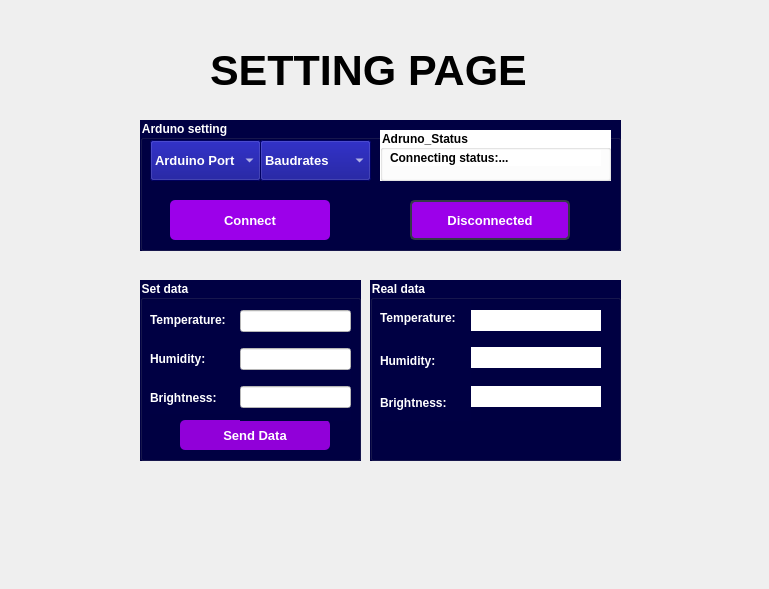
    <widget class="QWidget" name="page_Setting">
     <widget class="QLabel" name="label_4">
      <property name="geometry">
       <rect>
        <x>210</x>
        <y>40</y>
        <width>391</width>
        <height>61</height>
       </rect>
      </property>
      <property name="font">
       <font>
        <family>Arial</family>
        <pointsize>32</pointsize>
        <weight>75</weight>
        <italic>false</italic>
        <bold>true</bold>
       </font>
      </property>
      <property name="text">
       <string>SETTING PAGE</string>
      </property>
     </widget>
     <widget class="QLabel" name="lb_background_setting">
      <property name="geometry">
       <rect>
        <x>0</x>
        <y>20</y>
        <width>760</width>
        <height>560</height>
       </rect>
      </property>
      <property name="text">
       <string/>
      </property>
      <property name="scaledContents">
       <bool>true</bool>
      </property>
     </widget>
     <widget class="QGroupBox" name="groupBox_7">
      <property name="geometry">
       <rect>
        <x>140</x>
        <y>120</y>
        <width>481</width>
        <height>131</height>
       </rect>
      </property>
      <property name="font">
       <font>
        <weight>75</weight>
        <bold>true</bold>
       </font>
      </property>
      <property name="styleSheet">
       <string notr="true">color: rgb(255, 255, 255);
background-color: rgb(0, 0, 67);</string>
      </property>
      <property name="title">
       <string>Arduno setting</string>
      </property>
      <widget class="QComboBox" name="port">
       <property name="geometry">
        <rect>
         <x>10</x>
         <y>20</y>
         <width>111</width>
         <height>41</height>
        </rect>
       </property>
       <property name="font">
        <font>
         <pointsize>10</pointsize>
         <weight>75</weight>
         <bold>true</bold>
        </font>
       </property>
       <property name="styleSheet">
        <string notr="true">background-color: rgb(0, 0, 134);
color: rgb(255, 255, 255);</string>
       </property>
       <item>
        <property name="text">
         <string>Arduino Port</string>
        </property>
       </item>
      </widget>
      <widget class="QGroupBox" name="groupBox_8">
       <property name="geometry">
        <rect>
         <x>240</x>
         <y>10</y>
         <width>231</width>
         <height>51</height>
        </rect>
       </property>
       <property name="font">
        <font>
         <weight>75</weight>
         <bold>true</bold>
        </font>
       </property>
       <property name="styleSheet">
        <string notr="true">background-color: rgb(255, 255, 255);
color: rgb(0, 0, 0);</string>
       </property>
       <property name="title">
        <string>Adruno_Status</string>
       </property>
       <widget class="QLabel" name="status">
        <property name="geometry">
         <rect>
          <x>10</x>
          <y>20</y>
          <width>211</width>
          <height>16</height>
         </rect>
        </property>
        <property name="font">
         <font>
          <weight>75</weight>
          <bold>true</bold>
         </font>
        </property>
        <property name="text">
         <string>Connecting status:...</string>
        </property>
       </widget>
      </widget>
      <widget class="QPushButton" name="btn_connect">
       <property name="geometry">
        <rect>
         <x>30</x>
         <y>80</y>
         <width>160</width>
         <height>40</height>
        </rect>
       </property>
       <property name="font">
        <font>
         <pointsize>10</pointsize>
         <weight>75</weight>
         <bold>true</bold>
        </font>
       </property>
       <property name="layoutDirection">
        <enum>Qt::LeftToRight</enum>
       </property>
       <property name="autoFillBackground">
        <bool>false</bool>
       </property>
       <property name="styleSheet">
        <string notr="true">QPushButton {
	border: 2px solidrgb(27, 29, 35);
	border-radius: 5px;	
background-color: rgb(156, 0, 234);
	}

QPushButton:hover {
		
	background-color: rgb(85, 170, 255);	
	border: 2px solid rgb(61, 70, 86);
border-radius: 5px;	
}
QPushButton:pressed {	
	
	background-color: rgb(72, 217, 0);
	border: 2px solid rgb(61, 70, 86);
border-radius: 5px;	
}</string>
       </property>
       <property name="text">
        <string>Connect</string>
       </property>
       <property name="icon">
        <iconset resource="icon_ui.qrc">
         <normaloff>:/icon/icon/icons8-select-96.png</normaloff>:/icon/icon/icons8-select-96.png</iconset>
       </property>
       <property name="iconSize">
        <size>
         <width>36</width>
         <height>36</height>
        </size>
       </property>
      </widget>
      <widget class="QPushButton" name="btn_diconnect">
       <property name="geometry">
        <rect>
         <x>270</x>
         <y>80</y>
         <width>160</width>
         <height>40</height>
        </rect>
       </property>
       <property name="font">
        <font>
         <pointsize>10</pointsize>
         <weight>75</weight>
         <bold>true</bold>
        </font>
       </property>
       <property name="layoutDirection">
        <enum>Qt::LeftToRight</enum>
       </property>
       <property name="autoFillBackground">
        <bool>false</bool>
       </property>
       <property name="styleSheet">
        <string notr="true">QPushButton {
	border: 2px solid rgb(52, 59, 72);
	border-radius: 5px;	
	background-color: rgb(156, 0, 234);
	color: rgb(255, 255, 255);
}
QPushButton:hover {
	background-color: rgb(85, 170, 255);	
	border: 2px solid rgb(61, 70, 86);
border-radius: 5px;	
}
QPushButton:pressed {	
	
	background-color: rgb(255, 0, 0);
	border: 2px solid rgb(61, 70, 86);
border-radius: 5px;
}</string>
       </property>
       <property name="text">
        <string>Disconnected</string>
       </property>
       <property name="icon">
        <iconset resource="icon_ui.qrc">
         <normaloff>:/icon/icon/icons8-shutdown-64.png</normaloff>:/icon/icon/icons8-shutdown-64.png</iconset>
       </property>
       <property name="iconSize">
        <size>
         <width>36</width>
         <height>36</height>
        </size>
       </property>
      </widget>
      <widget class="QComboBox" name="baud">
       <property name="geometry">
        <rect>
         <x>120</x>
         <y>20</y>
         <width>111</width>
         <height>41</height>
        </rect>
       </property>
       <property name="palette">
        <palette>
         <active>
          <colorrole role="WindowText">
           <brush brushstyle="SolidPattern">
            <color alpha="255">
             <red>255</red>
             <green>255</green>
             <blue>255</blue>
            </color>
           </brush>
          </colorrole>
          <colorrole role="Button">
           <brush brushstyle="SolidPattern">
            <color alpha="255">
             <red>0</red>
             <green>0</green>
             <blue>134</blue>
            </color>
           </brush>
          </colorrole>
          <colorrole role="Text">
           <brush brushstyle="SolidPattern">
            <color alpha="255">
             <red>255</red>
             <green>255</green>
             <blue>255</blue>
            </color>
           </brush>
          </colorrole>
          <colorrole role="ButtonText">
           <brush brushstyle="SolidPattern">
            <color alpha="255">
             <red>255</red>
             <green>255</green>
             <blue>255</blue>
            </color>
           </brush>
          </colorrole>
          <colorrole role="Base">
           <brush brushstyle="SolidPattern">
            <color alpha="255">
             <red>0</red>
             <green>0</green>
             <blue>134</blue>
            </color>
           </brush>
          </colorrole>
          <colorrole role="Window">
           <brush brushstyle="SolidPattern">
            <color alpha="255">
             <red>0</red>
             <green>0</green>
             <blue>134</blue>
            </color>
           </brush>
          </colorrole>
         </active>
         <inactive>
          <colorrole role="WindowText">
           <brush brushstyle="SolidPattern">
            <color alpha="255">
             <red>255</red>
             <green>255</green>
             <blue>255</blue>
            </color>
           </brush>
          </colorrole>
          <colorrole role="Button">
           <brush brushstyle="SolidPattern">
            <color alpha="255">
             <red>0</red>
             <green>0</green>
             <blue>134</blue>
            </color>
           </brush>
          </colorrole>
          <colorrole role="Text">
           <brush brushstyle="SolidPattern">
            <color alpha="255">
             <red>255</red>
             <green>255</green>
             <blue>255</blue>
            </color>
           </brush>
          </colorrole>
          <colorrole role="ButtonText">
           <brush brushstyle="SolidPattern">
            <color alpha="255">
             <red>255</red>
             <green>255</green>
             <blue>255</blue>
            </color>
           </brush>
          </colorrole>
          <colorrole role="Base">
           <brush brushstyle="SolidPattern">
            <color alpha="255">
             <red>0</red>
             <green>0</green>
             <blue>134</blue>
            </color>
           </brush>
          </colorrole>
          <colorrole role="Window">
           <brush brushstyle="SolidPattern">
            <color alpha="255">
             <red>0</red>
             <green>0</green>
             <blue>134</blue>
            </color>
           </brush>
          </colorrole>
         </inactive>
         <disabled>
          <colorrole role="WindowText">
           <brush brushstyle="SolidPattern">
            <color alpha="255">
             <red>255</red>
             <green>255</green>
             <blue>255</blue>
            </color>
           </brush>
          </colorrole>
          <colorrole role="Button">
           <brush brushstyle="SolidPattern">
            <color alpha="255">
             <red>0</red>
             <green>0</green>
             <blue>134</blue>
            </color>
           </brush>
          </colorrole>
          <colorrole role="Text">
           <brush brushstyle="SolidPattern">
            <color alpha="255">
             <red>255</red>
             <green>255</green>
             <blue>255</blue>
            </color>
           </brush>
          </colorrole>
          <colorrole role="ButtonText">
           <brush brushstyle="SolidPattern">
            <color alpha="255">
             <red>255</red>
             <green>255</green>
             <blue>255</blue>
            </color>
           </brush>
          </colorrole>
          <colorrole role="Base">
           <brush brushstyle="SolidPattern">
            <color alpha="255">
             <red>0</red>
             <green>0</green>
             <blue>134</blue>
            </color>
           </brush>
          </colorrole>
          <colorrole role="Window">
           <brush brushstyle="SolidPattern">
            <color alpha="255">
             <red>0</red>
             <green>0</green>
             <blue>134</blue>
            </color>
           </brush>
          </colorrole>
         </disabled>
        </palette>
       </property>
       <property name="font">
        <font>
         <family>Segoe UI</family>
         <pointsize>10</pointsize>
         <weight>75</weight>
         <bold>true</bold>
        </font>
       </property>
       <property name="autoFillBackground">
        <bool>false</bool>
       </property>
       <property name="styleSheet">
        <string notr="true">background-color: rgb(0, 0, 134);
color: rgb(255, 255, 255);</string>
       </property>
       <property name="iconSize">
        <size>
         <width>16</width>
         <height>16</height>
        </size>
       </property>
       <property name="frame">
        <bool>true</bool>
       </property>
       <item>
        <property name="text">
         <string>Baudrates</string>
        </property>
       </item>
       <item>
        <property name="text">
         <string>1200</string>
        </property>
       </item>
       <item>
        <property name="text">
         <string>1800</string>
        </property>
       </item>
       <item>
        <property name="text">
         <string>2400</string>
        </property>
       </item>
       <item>
        <property name="text">
         <string>4800</string>
        </property>
       </item>
       <item>
        <property name="text">
         <string>9600</string>
        </property>
       </item>
       <item>
        <property name="text">
         <string>38400</string>
        </property>
       </item>
       <item>
        <property name="text">
         <string>19200</string>
        </property>
       </item>
       <item>
        <property name="text">
         <string>57600</string>
        </property>
       </item>
       <item>
        <property name="text">
         <string>115200</string>
        </property>
       </item>
      </widget>
     </widget>
     <widget class="QGroupBox" name="groupBox_2">
      <property name="geometry">
       <rect>
        <x>140</x>
        <y>280</y>
        <width>221</width>
        <height>181</height>
       </rect>
      </property>
      <property name="font">
       <font>
        <weight>75</weight>
        <bold>true</bold>
       </font>
      </property>
      <property name="styleSheet">
       <string notr="true">background-color: rgb(0, 0, 67);
color: rgb(255, 255, 255);</string>
      </property>
      <property name="title">
       <string>Set data</string>
      </property>
      <widget class="QPushButton" name="btn_send">
       <property name="geometry">
        <rect>
         <x>40</x>
         <y>140</y>
         <width>150</width>
         <height>30</height>
        </rect>
       </property>
       <property name="font">
        <font>
         <pointsize>10</pointsize>
         <weight>75</weight>
         <bold>true</bold>
        </font>
       </property>
       <property name="styleSheet">
        <string notr="true">QPushButton {
	border: rgb(52, 59, 72);
	border-radius: 5px;	
	
	background-color: rgb(145, 0, 217);
color:white;
}

QPushButton:hover {
	background-color: rgb(85, 170, 255);	
	border: 2px solid rgb(61, 70, 86);
border-radius: 5px;	
}
QPushButton:pressed {	
	
	background-color: rgb(0, 220, 106);
	border: 2px solid rgb(61, 70, 86);
border-radius: 5px;	
}
</string>
       </property>
       <property name="text">
        <string>Send Data</string>
       </property>
       <property name="icon">
        <iconset resource="icon_ui.qrc">
         <normaloff>:/icon/icon/icons8-send-64.png</normaloff>:/icon/icon/icons8-send-64.png</iconset>
       </property>
       <property name="iconSize">
        <size>
         <width>24</width>
         <height>24</height>
        </size>
       </property>
      </widget>
      <widget class="QWidget" name="layoutWidget">
       <property name="geometry">
        <rect>
         <x>10</x>
         <y>23</y>
         <width>91</width>
         <height>111</height>
        </rect>
       </property>
       <layout class="QGridLayout" name="gridLayout">
        <item row="0" column="0">
         <widget class="QLabel" name="label_7">
          <property name="font">
           <font>
            <weight>75</weight>
            <bold>true</bold>
           </font>
          </property>
          <property name="text">
           <string>Temperature:</string>
          </property>
         </widget>
        </item>
        <item row="1" column="0">
         <widget class="QLabel" name="label_9">
          <property name="font">
           <font>
            <weight>75</weight>
            <bold>true</bold>
           </font>
          </property>
          <property name="text">
           <string>Humidity:</string>
          </property>
         </widget>
        </item>
        <item row="2" column="0">
         <widget class="QLabel" name="label_10">
          <property name="font">
           <font>
            <weight>75</weight>
            <bold>true</bold>
           </font>
          </property>
          <property name="text">
           <string>Brightness:</string>
          </property>
         </widget>
        </item>
       </layout>
      </widget>
      <widget class="QWidget" name="layoutWidget_2">
       <property name="geometry">
        <rect>
         <x>100</x>
         <y>20</y>
         <width>111</width>
         <height>121</height>
        </rect>
       </property>
       <layout class="QGridLayout" name="gridLayout_2">
        <item row="0" column="0">
         <widget class="QLineEdit" name="set_temp">
          <property name="font">
           <font>
            <weight>75</weight>
            <bold>true</bold>
           </font>
          </property>
          <property name="styleSheet">
           <string notr="true">background-color: rgb(255, 255, 255);
color: rgb(0, 0, 0);</string>
          </property>
         </widget>
        </item>
        <item row="1" column="0">
         <widget class="QLineEdit" name="set_hum">
          <property name="font">
           <font>
            <weight>75</weight>
            <bold>true</bold>
           </font>
          </property>
          <property name="styleSheet">
           <string notr="true">background-color: rgb(255, 255, 255);
color: rgb(0, 0, 0);</string>
          </property>
         </widget>
        </item>
        <item row="2" column="0">
         <widget class="QLineEdit" name="set_brigh">
          <property name="font">
           <font>
            <weight>75</weight>
            <bold>true</bold>
           </font>
          </property>
          <property name="styleSheet">
           <string notr="true">background-color: rgb(255, 255, 255);
color: rgb(0, 0, 0);</string>
          </property>
         </widget>
        </item>
       </layout>
      </widget>
     </widget>
     <widget class="QGroupBox" name="groupBox_6">
      <property name="geometry">
       <rect>
        <x>370</x>
        <y>280</y>
        <width>251</width>
        <height>181</height>
       </rect>
      </property>
      <property name="font">
       <font>
        <weight>75</weight>
        <bold>true</bold>
       </font>
      </property>
      <property name="styleSheet">
       <string notr="true">background-color: rgb(0, 0, 67);
color: rgb(255, 255, 255);</string>
      </property>
      <property name="title">
       <string>Real data</string>
      </property>
      <widget class="QLabel" name="real_temp">
       <property name="geometry">
        <rect>
         <x>100</x>
         <y>30</y>
         <width>131</width>
         <height>21</height>
        </rect>
       </property>
       <property name="font">
        <font>
         <weight>75</weight>
         <bold>true</bold>
        </font>
       </property>
       <property name="styleSheet">
        <string notr="true">background-color: rgb(255, 255, 255);
color: rgb(0, 0, 0);</string>
       </property>
       <property name="text">
        <string/>
       </property>
      </widget>
      <widget class="QLabel" name="real_hum">
       <property name="geometry">
        <rect>
         <x>100</x>
         <y>67</y>
         <width>131</width>
         <height>21</height>
        </rect>
       </property>
       <property name="font">
        <font>
         <weight>75</weight>
         <bold>true</bold>
        </font>
       </property>
       <property name="styleSheet">
        <string notr="true">background-color: rgb(255, 255, 255);
color: rgb(0, 0, 0);</string>
       </property>
       <property name="text">
        <string/>
       </property>
      </widget>
      <widget class="QLabel" name="real_brig">
       <property name="geometry">
        <rect>
         <x>100</x>
         <y>106</y>
         <width>131</width>
         <height>21</height>
        </rect>
       </property>
       <property name="font">
        <font>
         <weight>75</weight>
         <bold>true</bold>
        </font>
       </property>
       <property name="styleSheet">
        <string notr="true">background-color: rgb(255, 255, 255);
color: rgb(0, 0, 0);</string>
       </property>
       <property name="text">
        <string/>
       </property>
      </widget>
      <widget class="QWidget" name="layoutWidget">
       <property name="geometry">
        <rect>
         <x>10</x>
         <y>20</y>
         <width>91</width>
         <height>121</height>
        </rect>
       </property>
       <layout class="QGridLayout" name="gridLayout_3">
        <item row="0" column="0">
         <widget class="QLabel" name="label_11">
          <property name="font">
           <font>
            <weight>75</weight>
            <bold>true</bold>
           </font>
          </property>
          <property name="text">
           <string>Temperature:</string>
          </property>
         </widget>
        </item>
        <item row="1" column="0">
         <widget class="QLabel" name="label_12">
          <property name="font">
           <font>
            <weight>75</weight>
            <bold>true</bold>
           </font>
          </property>
          <property name="text">
           <string>Humidity:</string>
          </property>
         </widget>
        </item>
        <item row="2" column="0">
         <widget class="QLabel" name="label_13">
          <property name="font">
           <font>
            <weight>75</weight>
            <bold>true</bold>
           </font>
          </property>
          <property name="text">
           <string>Brightness:</string>
          </property>
         </widget>
        </item>
       </layout>
      </widget>
     </widget>
     <zorder>lb_background_setting</zorder>
     <zorder>label_4</zorder>
     <zorder>groupBox_7</zorder>
     <zorder>groupBox_2</zorder>
     <zorder>groupBox_6</zorder>
    </widget>
